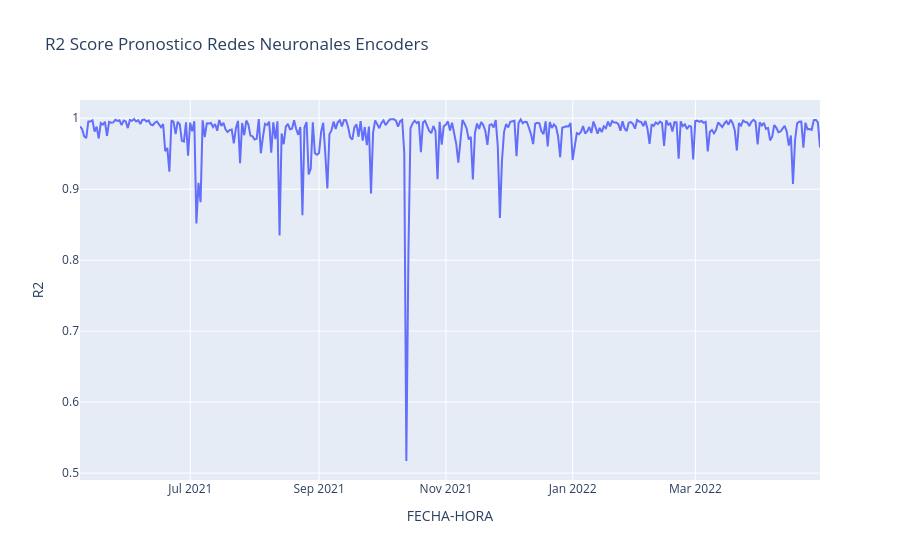

The notebook cell this image was saved under:
### Code cell
fig = px.line(df_est_result,x='FECHA-HORA', y='R2' ,title="R2 Score Pronostico Redes Neuronales Encoders")
fig.show()

### Figure 1 — Plotly figure (JSON) as saved in the notebook; plotly's stock layout.template omitted (floating-point values rounded to 4 significant figures; data arrays with more than 128 entries replaced by an {"elided": "..."} marker saying what was removed)
{"data": [{"hovertemplate": "FECHA-HORA=%{x}<br>R2=%{y}<extra></extra>", "legendgroup": "", "line": {"color": "#636efa", "dash": "solid"}, "marker": {"symbol": "circle"}, "mode": "lines", "name": "", "orientation": "v", "showlegend": false, "type": "scatter", "x": {"elided": "357 str values"}, "xaxis": "x", "y": {"elided": "357 float values"}, "yaxis": "y"}], "layout": {"legend": {"tracegroupgap": 0}, "title": {"text": "R2 Score Pronostico Redes Neuronales Encoders"}, "xaxis": {"anchor": "y", "domain": [0, 1], "title": {"text": "FECHA-HORA"}}, "yaxis": {"anchor": "x", "domain": [0, 1], "title": {"text": "R2"}}}}
